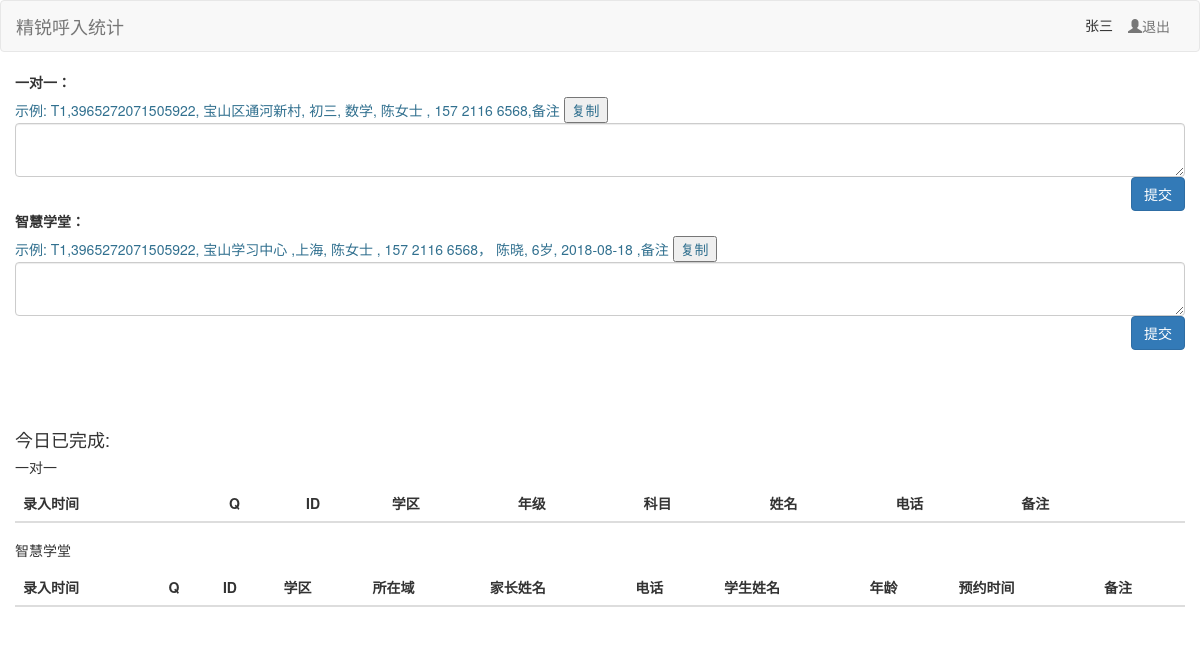
The page / (signed in) on the database as committed earlier.
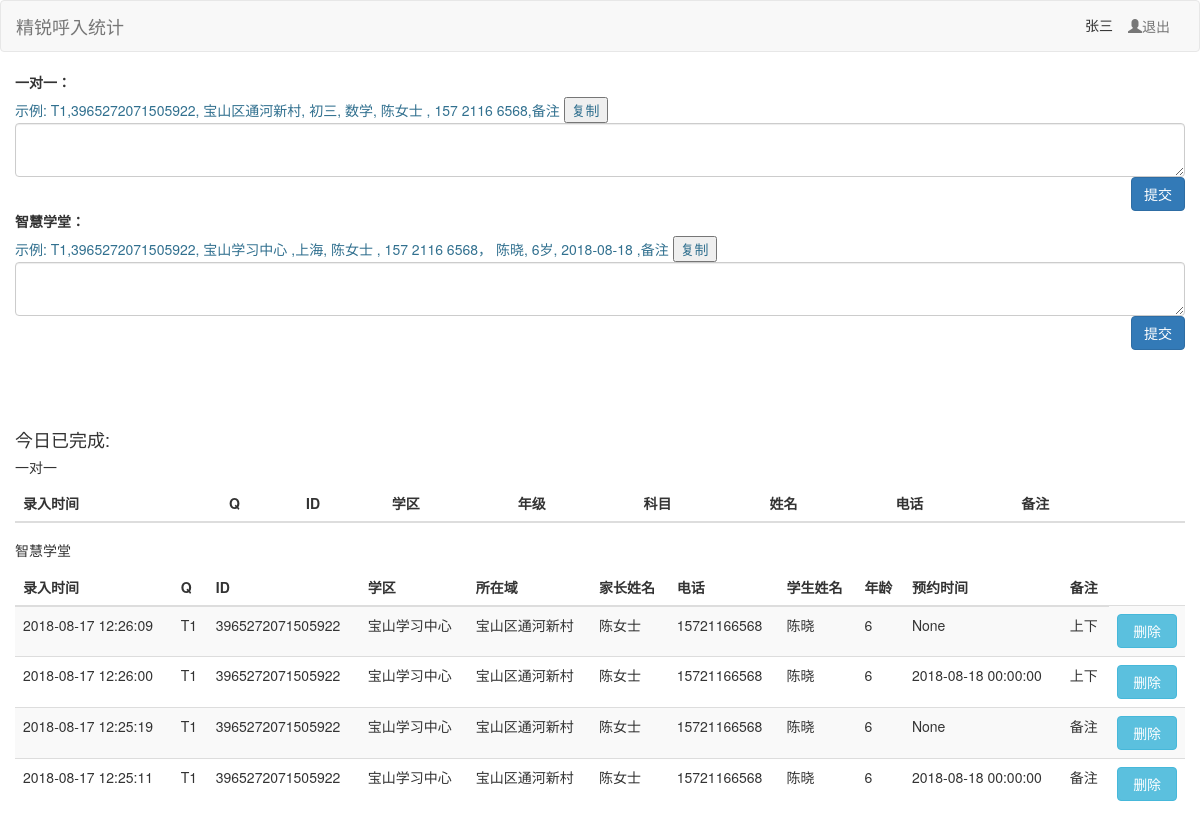
The same page on the database as committed later.
### CallSummary.py (models this page shows, shortened)
class User(UserMixin, db.Model):
    __tablename__ = "user"
    id = db.Column(db.Integer, primary_key=True)
    name = db.Column(db.String(30))
    password = db.Column(db.String(30))

class PhoneCall(db.Model):
    id = db.Column(db.Integer, primary_key=True)
    station = db.Column(db.String(10))
    src_phone = db.Column(db.String(255))
    district =db.Column(db.Text())
    subject = db.Column(db.String(50))
    grade = db.Column(db.String(30))
    name = db.Column(db.String(50))
    phone = db.Column(db.String(20))
    remark = db.Column(db.Text())
    dt = db.Column(db.DATETIME())
    operator = db.Column(db.String(30))
    student_name = db.Column(db.String(30))
    age = db.Column(db.String(30))
    category = db.Column(db.Text())
    home_address = db.Column(db.Text())
    book_dt = db.Column(db.DATETIME())

### CallSummary.py (the view)
@app.route('/')
def home():
    infos = None
    db.session.expire_all()
    if current_user.is_authenticated:
        infos = PhoneCall.query.filter_by(operator=current_user.name).filter(
            PhoneCall.dt >= datetime.datetime.now().date()).order_by(PhoneCall.dt.desc(),PhoneCall.id.desc()).all()
    return render_template("index.html",infos = infos, downloaders=downloaders)

### CallSummary.py (called while the page is built)
@login_manager.user_loader
def load_user(user_id):
    return User.query.get(int(user_id))

### templates/index.html (shortened to what this page needs)
<!DOCTYPE html>
<html lang="cn">
<head>
    <link rel="stylesheet" href="{{ url_for('static',filename='css/bootstrap.css') }}">
    <link rel="stylesheet" href="{{ url_for('static',filename='css/base.css') }}">
</head>
<body>
    <nav class="navbar navbar-default">
        <div class="navbar-header">
            <a class="navbar-brand" href="#">精锐呼入统计</a>
        </div>
        <div id="nav-menu" class="navbar-right">
            <ul class="nav navbar-nav text-center">
                {% if current_user.is_authenticated %}
                    <li style="margin-top: 1em;">{{ current_user.name }}</li>
                    <li><a href="{{ url_for('logout') }}"><span class="glyphicon glyphicon-user"></span>退出</a></li>
                {% endif %}
            </ul>
        </div>
    </nav>
    <div class="container">
        <div class="row">
            <div class="center-block">
                <div clas="form-group" id="input-info">
                    <label for="info-textarea">一对一：</label>
                    <div class="text-info">
                        示例:
                            <span>T1,3965272071505922,  宝山区通河新村,  初三, 数学, 陈女士 , 157 2116 6568,备注</span>
                        <button clas="btn btn-default" onclick="copyText();">复制</button>
                    </div>
                    <textarea class="form-control" id="info-textarea" rows="2"></textarea>
                </div>
                <button type="submit" class="btn btn-primary pull-right" id="input-submit">提交</button>
            </div>
        </div>
        <div class="row">
            <div class="center-block">
                <div clas="form-group" id="input-info-xuetang">
                    <label for="info-textarea-xuetang">智慧学堂：</label>
                    <div class="text-info">
                        示例:
                            <span>T1,3965272071505922, 宝山学习中心 ,上海, 陈女士 , 157 2116 6568， 陈晓, 6岁, 2018-08-18 ,备注</span>
                        <button clas="btn btn-default" onclick="copyTextXueTang();">复制</button>
                    </div>
                    <textarea class="form-control" id="info-textarea-xuetang" rows="2"></textarea>
                </div>
                <button type="submit" class="btn btn-primary pull-right" id="input-submit-xuetang">提交</button>
            </div>
        </div>
        <div class="row" id="completion">
            <div class="center-block card">
                <div class="card-header">
                    <h4>今日已完成:</h4>
                </div>
                <div class="card-block">
                    <h5>一对一</h5>
                    <table class="table table-striped" id="completion-tbl">
                        <thead>
                            <tr>
                                <th>录入时间</th>
                                <th>Q</th>
                                <th>ID</th>
                                <th>学区</th>
                                <th>年级</th>
                                <th>科目</th>
                                <th>姓名</th>
                                <th>电话</th>
                                <th>备注</th>
                                <th></th>
                            </tr>
                        </thead>
                    </table>
                </div>
                <div class="card-block">
                    <h5>智慧学堂</h5>
                    <table class="table table-striped" id="completion-tbl-xuetang">
                        <thead>
                            <tr>
                                <th>录入时间</th>
                                <th>Q</th>
                                <th>ID</th>
                                <th>学区</th>
                                <th>所在域</th>
                                <th>家长姓名</th>
                                <th>电话</th>
                                <th>学生姓名</th>
                                <th>年龄</th>
                                <th>预约时间</th>
                                <th>备注</th>
                            </tr>
                        </thead>
                        <tbody>
                        {% if infos is not none %}
                        {% for info in infos %}
                        {% if info.category == 'zhxt' %}
                            <tr id="{{ info.id }}">
                                <td>{{ info.dt.strftime("%Y-%m-%d %H:%M:%S") }}</td>
                                <td>{{ info.station }}</td>
                                <td>{{ info.src_phone }}</td>
                                <td>{{ info.district }}</td>
                                <td>{{ info.home_address }}</td>
                                <td>{{ info.name }}</td>
                                <td>{{ info.phone }}</td>
                                <td>{{ info.student_name }}</td>
                                <td>{{ info.age }}</td>
                                <td>{{ info.book_dt }}</td>
                                <td>{{ info.remark }}</td>
                                <td><button class="btn btn-block btn-info" aria-hidden="true">删除</button></td>
                            </tr>
                        {% endif %}
                        {% endfor %}
                        {%  endif %}
                        </tbody>
                    </table>
                </div>
            </div>
        </div>
    </div>
</body>
</html>

### static/css/base.css (style rules this page uses)
.navbar-right { margin-right: 1em; }
#completion { margin-top: 5em; }
#completion h4 { margin-bottom: 0; }

Rows that differ between the two databases and show on the page:
added PhoneCall: dt "2018-08-17 12:26:09", station "T1", src_phone "3965272071505922", district "宝山学习中心", home_address "宝山区通河新村", name "陈女士", phone "15721166568", student_name "陈晓", age "6", book_dt "None", remark "上下"
added PhoneCall: dt "2018-08-17 12:26:00", station "T1", src_phone "3965272071505922", district "宝山学习中心", home_address "宝山区通河新村", name "陈女士", phone "15721166568", student_name "陈晓", age "6", book_dt "2018-08-18 00:00:00", remark "上下"
added PhoneCall: dt "2018-08-17 12:25:19", station "T1", src_phone "3965272071505922", district "宝山学习中心", home_address "宝山区通河新村", name "陈女士", phone "15721166568", student_name "陈晓", age "6", book_dt "None", remark "备注"
added PhoneCall: dt "2018-08-17 12:25:11", station "T1", src_phone "3965272071505922", district "宝山学习中心", home_address "宝山区通河新村", name "陈女士", phone "15721166568", student_name "陈晓", age "6", book_dt "2018-08-18 00:00:00", remark "备注"
